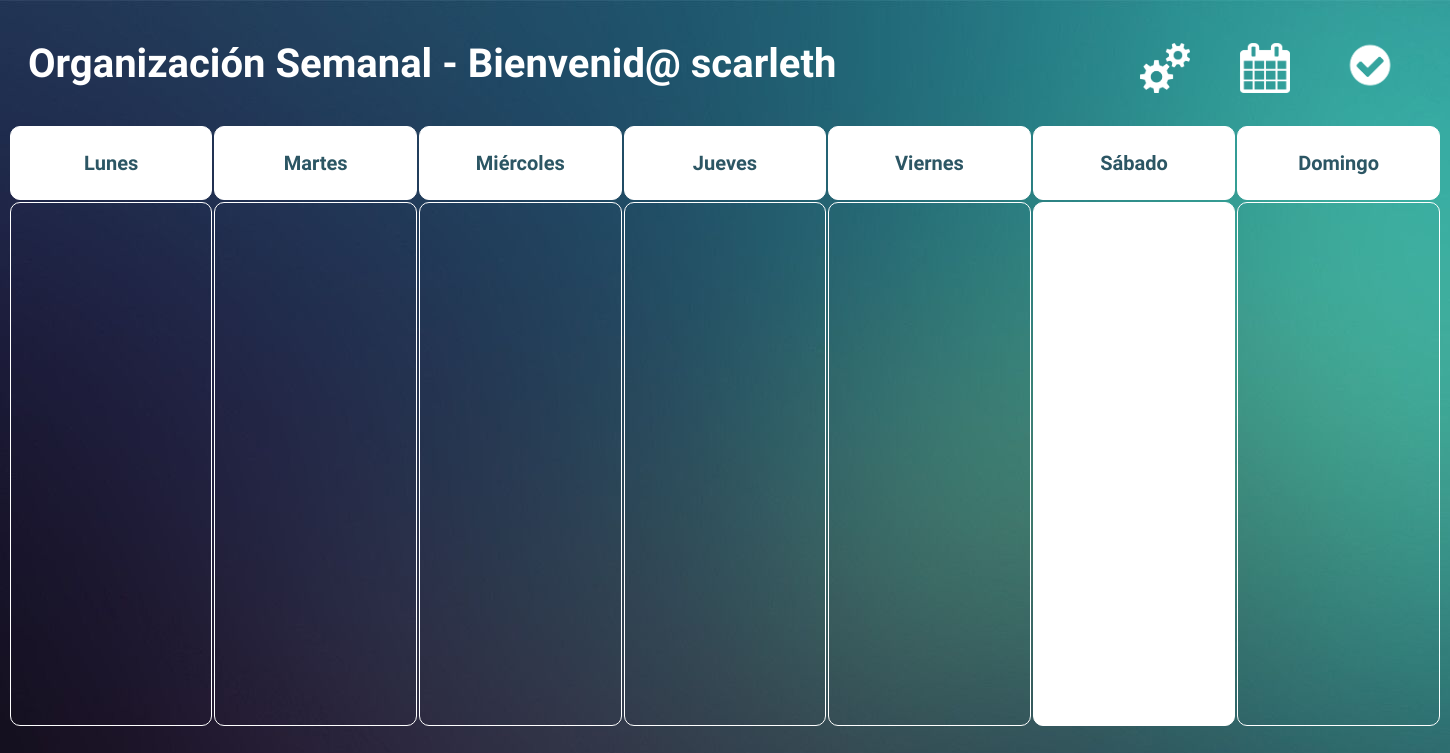
/home/ (signed in), run on an earlier commit of the app's database.
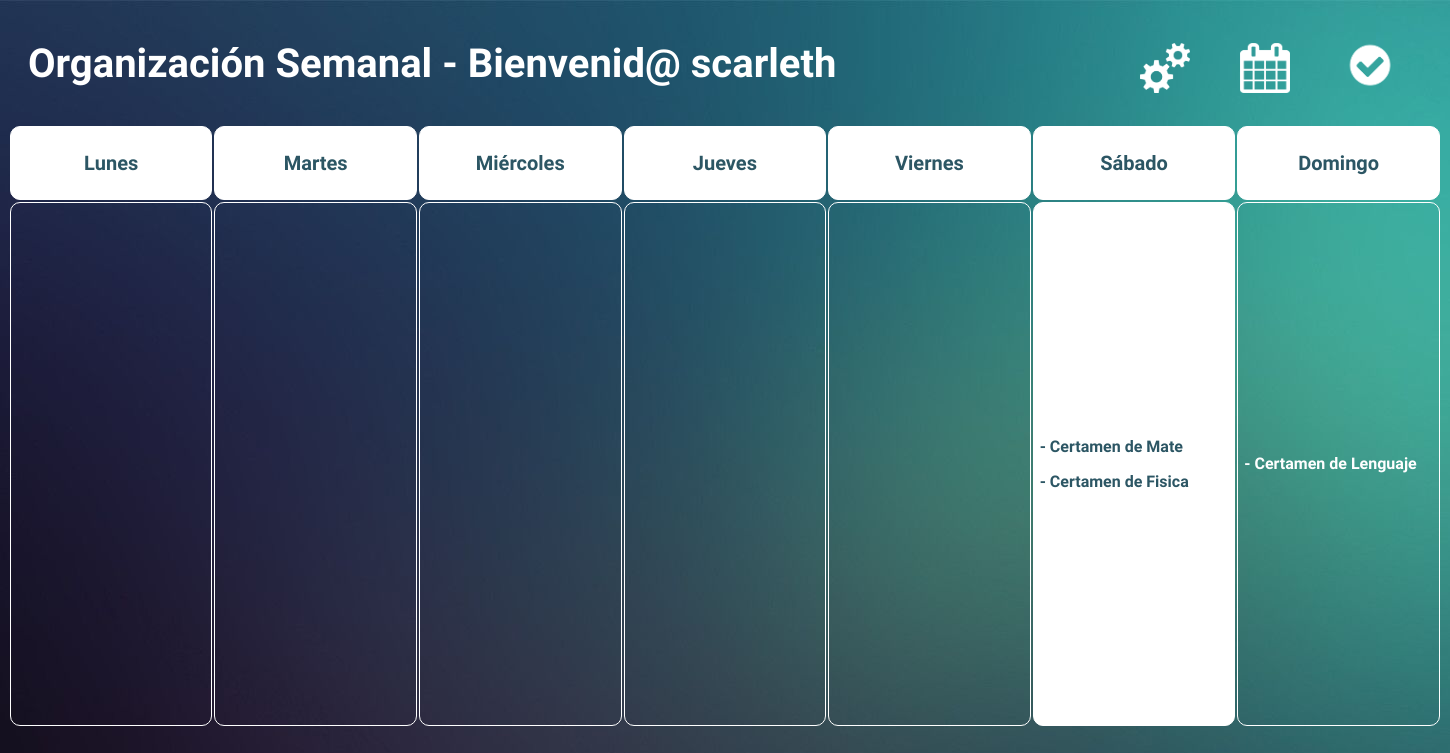
And on a later commit of the database.
### pag_calendario/models.py (models this page shows)
class eventos(models.Model):
    nombre = models.CharField(max_length=20)
    fecha = models.DateField()
    descripcion = models.TextField(blank=True, null = True,)
    prioridad = models.IntegerField(default = 1)
    usuario = models.ForeignKey(User, on_delete=models.CASCADE)
    ramo = models.CharField(max_length = 120, default= "Lenguaje")

### pages/views.py (the view)
# urls.py: path('home/', home_view),
def home_view(request,*args, **kwargs):
	n_dia = datetime.date.today().weekday()
	all_eventos = eventos.objects.filter( usuario = request.user)
	all_ramos = Ramos_y_preferencias.objects.filter( usuario = request.user)
	dic_ramos = {}
	dic_prioridades = {}
	for ramo in all_ramos:
		dic_ramos[ramo.nombre] = {}
		dic_prioridades[ramo.nombre] = int(ramo.prioridad)
	for evento in all_eventos:
		fecha_evento = evento.fecha.strftime("%d/%m/%Y")
		dic_ramos[evento.ramo][evento.nombre] = [fecha_evento, evento.prioridad]
	organizacion = [[],[],[],[],[],[],[]]
	for ramo in dic_ramos:
		for evaluacion in dic_ramos[ramo]:
			dias = dias_restantes(dic_ramos[ramo][evaluacion][0])
			prioridad_total = dic_ramos[ramo][evaluacion][1] * dic_prioridades[ramo]
			dias_aviso = round(prioridad_total*0.2 +0.8)
			if (dias-7 <= dias_aviso):
				avance = dias - dias_aviso
				if avance < 0:
					avance = 0
				dia_calendario = avance + n_dia
				if dia_calendario > 6:
					dia_calendario = dia_calendario%7
				organizacion[int(dia_calendario)].append(evaluacion)
	return render(request,"home.html", {"lista_dias" : organizacion, 'today': n_dia})

### pages/views.py (called while the page is built)
def dias_restantes(fecha_evaluacion):
	separado = fecha_evaluacion.split("/")
	hoy = datetime.date.today()
	dias_evaluacion = datetime.date(int(separado[2]), int(separado[1]), int(separado[0]))
	dias = dias_evaluacion - hoy
	return dias.days

### pages/templates/home.html (shortened to what this page needs)
<!DOCTYPE html>
<html>
 	<head>
        {% load static %}
        <link rel='stylesheet' href='{% static "home.css" %}'>
 	</head>
 	<body class='ventana' style='background-image: url("{% static '456.jpg' %}");'>
		<div class='grid_container'>
 			<h1 class='title'>Organización Semanal - Bienvenid@ {{ user.username }}</h1>
			<a href='http://127.0.0.1:8000/config'>
			<img src="{% static 'settingsicon.png' %}" alt="settings">
			</a>
			<a href='http://127.0.0.1:8000/calendario'>
			<img src="{% static 'calendaricon.png' %}" alt="calendar">
			</a>
			<a href='http://127.0.0.1:8000/eventos'>
			<img src="{% static 'eventsicon.png' %}" alt="eventos" style='width: 60px; height: 60px; padding-top: 27px;'>
			</a>
		</div>
    	<table align="center" class='table'>
        	<tr>
            	<th>Lunes</th>
            	<th>Martes</th>
            	<th>Miércoles</th>
            	<th>Jueves</th>
            	<th>Viernes</th>
            	<th>Sábado</th>
                <th>Domingo</th>
        	</tr>
        	<tr>
				{% if today == 0 %}
            		<td class="eshoy">
				{% else %}
					<td>
				{% endif %}
					</td>
				{% if today == 1 %}
            		<td class="eshoy">
				{% else %}
					<td>
				{% endif %}
					</td>
				{% if today == 2 %}
            		<td class="eshoy">
				{% else %}
					<td>
				{% endif %}
					</td>
				{% if today == 3 %}
            		<td class="eshoy">
				{% else %}
					<td>
				{% endif %}
					</td>
				{% if today == 4 %}
            		<td class="eshoy">
				{% else %}
					<td>
				{% endif %}
					</td>
				{% if today == 5 %}
            		<td class="eshoy">
				{% else %}
					<td>
				{% endif %}
						{% for evento in lista_dias.5 %}
							<p style="padding-left: 5px;"><b>- {{evento}}</b></br></p>
						{%endfor%}
					</td>
				{% if today == 6 %}
            		<td class="eshoy">
				{% else %}
					<td>
				{% endif %}
						{% for evento in lista_dias.6 %}
							<p style="padding-left: 5px;"><b>- {{evento}}</b></br></p>
						{%endfor%}
					</td>
        	</tr>
		</table>
 	</body>
</html>

### pages/static/home.css (style rules this page uses)
.ventana { font-family: 'M PLUS 1', sans-serif; }
.grid_container { display: grid; grid-template-columns: 1132px 100px 100px 100px; }
.table { height: 80%; }
.title { padding-left: 20px; padding-top: 5px; padding-bottom: 10px; font-size: 40px; color: white; }
th { height: 70px; font-size: 20px; background-color: white; color: #2c5664; }
td { height: 520px; color: white; }
tr, th, td { border: 1px solid white; border-radius: 10px; width: 200px; overflow: hidden; }
img { padding-top: 35px; width: 50px; height: 50px; transition: all 0.6s ease; }
.eshoy { background-color: white; color: #2c5664; }

What changed in the data, as far as the page shows it:
added eventos: 5 "Certamen de Mate"
added eventos: 5 "Certamen de Fisica"
added eventos: 6 "Certamen de Lenguaje"
